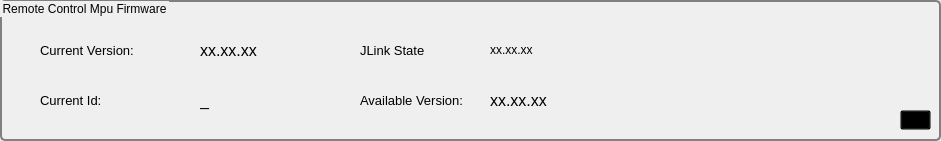
   <widget class="QGroupBox" name="groupBoxRemote">
    <property name="geometry">
     <rect>
      <x>10</x>
      <y>500</y>
      <width>941</width>
      <height>141</height>
     </rect>
    </property>
    <property name="accessibleName">
     <string/>
    </property>
    <property name="accessibleDescription">
     <string/>
    </property>
    <property name="layoutDirection">
     <enum>Qt::LeftToRight</enum>
    </property>
    <property name="styleSheet">
     <string notr="true">QGroupBox { 
     border: 2px solid gray; 
     border-radius: 5px; 
 } </string>
    </property>
    <property name="inputMethodHints">
     <set>Qt::ImhDigitsOnly</set>
    </property>
    <property name="title">
     <string>Remote Control Mpu Firmware</string>
    </property>
    <widget class="QLabel" name="labelCurrVersionRem">
     <property name="geometry">
      <rect>
       <x>40</x>
       <y>40</y>
       <width>111</width>
       <height>20</height>
      </rect>
     </property>
     <property name="font">
      <font>
       <pointsize>10</pointsize>
      </font>
     </property>
     <property name="text">
      <string>Current Version:</string>
     </property>
     <property name="scaledContents">
      <bool>true</bool>
     </property>
    </widget>
    <widget class="QLabel" name="varCurrVersionNbrRem">
     <property name="geometry">
      <rect>
       <x>200</x>
       <y>40</y>
       <width>131</width>
       <height>20</height>
      </rect>
     </property>
     <property name="font">
      <font>
       <pointsize>12</pointsize>
      </font>
     </property>
     <property name="text">
      <string>xx.xx.xx</string>
     </property>
     <property name="scaledContents">
      <bool>true</bool>
     </property>
    </widget>
    <widget class="QLabel" name="varJLinkStateRem">
     <property name="geometry">
      <rect>
       <x>490</x>
       <y>40</y>
       <width>431</width>
       <height>20</height>
      </rect>
     </property>
     <property name="palette">
      <palette>
       <active>
        <colorrole role="WindowText">
         <brush brushstyle="SolidPattern">
          <color alpha="255">
           <red>0</red>
           <green>0</green>
           <blue>0</blue>
          </color>
         </brush>
        </colorrole>
        <colorrole role="Button">
         <brush brushstyle="SolidPattern">
          <color alpha="255">
           <red>0</red>
           <green>0</green>
           <blue>255</blue>
          </color>
         </brush>
        </colorrole>
        <colorrole role="Light">
         <brush brushstyle="SolidPattern">
          <color alpha="255">
           <red>127</red>
           <green>127</green>
           <blue>255</blue>
          </color>
         </brush>
        </colorrole>
        <colorrole role="Midlight">
         <brush brushstyle="SolidPattern">
          <color alpha="255">
           <red>63</red>
           <green>63</green>
           <blue>255</blue>
          </color>
         </brush>
        </colorrole>
        <colorrole role="Dark">
         <brush brushstyle="SolidPattern">
          <color alpha="255">
           <red>0</red>
           <green>0</green>
           <blue>127</blue>
          </color>
         </brush>
        </colorrole>
        <colorrole role="Mid">
         <brush brushstyle="SolidPattern">
          <color alpha="255">
           <red>0</red>
           <green>0</green>
           <blue>170</blue>
          </color>
         </brush>
        </colorrole>
        <colorrole role="Text">
         <brush brushstyle="SolidPattern">
          <color alpha="255">
           <red>0</red>
           <green>0</green>
           <blue>0</blue>
          </color>
         </brush>
        </colorrole>
        <colorrole role="BrightText">
         <brush brushstyle="SolidPattern">
          <color alpha="255">
           <red>255</red>
           <green>255</green>
           <blue>255</blue>
          </color>
         </brush>
        </colorrole>
        <colorrole role="ButtonText">
         <brush brushstyle="SolidPattern">
          <color alpha="255">
           <red>0</red>
           <green>0</green>
           <blue>0</blue>
          </color>
         </brush>
        </colorrole>
        <colorrole role="Base">
         <brush brushstyle="SolidPattern">
          <color alpha="255">
           <red>255</red>
           <green>255</green>
           <blue>255</blue>
          </color>
         </brush>
        </colorrole>
        <colorrole role="Window">
         <brush brushstyle="SolidPattern">
          <color alpha="255">
           <red>0</red>
           <green>0</green>
           <blue>255</blue>
          </color>
         </brush>
        </colorrole>
        <colorrole role="Shadow">
         <brush brushstyle="SolidPattern">
          <color alpha="255">
           <red>0</red>
           <green>0</green>
           <blue>0</blue>
          </color>
         </brush>
        </colorrole>
        <colorrole role="AlternateBase">
         <brush brushstyle="SolidPattern">
          <color alpha="255">
           <red>127</red>
           <green>127</green>
           <blue>255</blue>
          </color>
         </brush>
        </colorrole>
        <colorrole role="ToolTipBase">
         <brush brushstyle="SolidPattern">
          <color alpha="255">
           <red>255</red>
           <green>255</green>
           <blue>220</blue>
          </color>
         </brush>
        </colorrole>
        <colorrole role="ToolTipText">
         <brush brushstyle="SolidPattern">
          <color alpha="255">
           <red>0</red>
           <green>0</green>
           <blue>0</blue>
          </color>
         </brush>
        </colorrole>
       </active>
       <inactive>
        <colorrole role="WindowText">
         <brush brushstyle="SolidPattern">
          <color alpha="255">
           <red>0</red>
           <green>0</green>
           <blue>0</blue>
          </color>
         </brush>
        </colorrole>
        <colorrole role="Button">
         <brush brushstyle="SolidPattern">
          <color alpha="255">
           <red>0</red>
           <green>0</green>
           <blue>255</blue>
          </color>
         </brush>
        </colorrole>
        <colorrole role="Light">
         <brush brushstyle="SolidPattern">
          <color alpha="255">
           <red>127</red>
           <green>127</green>
           <blue>255</blue>
          </color>
         </brush>
        </colorrole>
        <colorrole role="Midlight">
         <brush brushstyle="SolidPattern">
          <color alpha="255">
           <red>63</red>
           <green>63</green>
           <blue>255</blue>
          </color>
         </brush>
        </colorrole>
        <colorrole role="Dark">
         <brush brushstyle="SolidPattern">
          <color alpha="255">
           <red>0</red>
           <green>0</green>
           <blue>127</blue>
          </color>
         </brush>
        </colorrole>
        <colorrole role="Mid">
         <brush brushstyle="SolidPattern">
          <color alpha="255">
           <red>0</red>
           <green>0</green>
           <blue>170</blue>
          </color>
         </brush>
        </colorrole>
        <colorrole role="Text">
         <brush brushstyle="SolidPattern">
          <color alpha="255">
           <red>0</red>
           <green>0</green>
           <blue>0</blue>
          </color>
         </brush>
        </colorrole>
        <colorrole role="BrightText">
         <brush brushstyle="SolidPattern">
          <color alpha="255">
           <red>255</red>
           <green>255</green>
           <blue>255</blue>
          </color>
         </brush>
        </colorrole>
        <colorrole role="ButtonText">
         <brush brushstyle="SolidPattern">
          <color alpha="255">
           <red>0</red>
           <green>0</green>
           <blue>0</blue>
          </color>
         </brush>
        </colorrole>
        <colorrole role="Base">
         <brush brushstyle="SolidPattern">
          <color alpha="255">
           <red>255</red>
           <green>255</green>
           <blue>255</blue>
          </color>
         </brush>
        </colorrole>
        <colorrole role="Window">
         <brush brushstyle="SolidPattern">
          <color alpha="255">
           <red>0</red>
           <green>0</green>
           <blue>255</blue>
          </color>
         </brush>
        </colorrole>
        <colorrole role="Shadow">
         <brush brushstyle="SolidPattern">
          <color alpha="255">
           <red>0</red>
           <green>0</green>
           <blue>0</blue>
          </color>
         </brush>
        </colorrole>
        <colorrole role="AlternateBase">
         <brush brushstyle="SolidPattern">
          <color alpha="255">
           <red>127</red>
           <green>127</green>
           <blue>255</blue>
          </color>
         </brush>
        </colorrole>
        <colorrole role="ToolTipBase">
         <brush brushstyle="SolidPattern">
          <color alpha="255">
           <red>255</red>
           <green>255</green>
           <blue>220</blue>
          </color>
         </brush>
        </colorrole>
        <colorrole role="ToolTipText">
         <brush brushstyle="SolidPattern">
          <color alpha="255">
           <red>0</red>
           <green>0</green>
           <blue>0</blue>
          </color>
         </brush>
        </colorrole>
       </inactive>
       <disabled>
        <colorrole role="WindowText">
         <brush brushstyle="SolidPattern">
          <color alpha="255">
           <red>0</red>
           <green>0</green>
           <blue>127</blue>
          </color>
         </brush>
        </colorrole>
        <colorrole role="Button">
         <brush brushstyle="SolidPattern">
          <color alpha="255">
           <red>0</red>
           <green>0</green>
           <blue>255</blue>
          </color>
         </brush>
        </colorrole>
        <colorrole role="Light">
         <brush brushstyle="SolidPattern">
          <color alpha="255">
           <red>127</red>
           <green>127</green>
           <blue>255</blue>
          </color>
         </brush>
        </colorrole>
        <colorrole role="Midlight">
         <brush brushstyle="SolidPattern">
          <color alpha="255">
           <red>63</red>
           <green>63</green>
           <blue>255</blue>
          </color>
         </brush>
        </colorrole>
        <colorrole role="Dark">
         <brush brushstyle="SolidPattern">
          <color alpha="255">
           <red>0</red>
           <green>0</green>
           <blue>127</blue>
          </color>
         </brush>
        </colorrole>
        <colorrole role="Mid">
         <brush brushstyle="SolidPattern">
          <color alpha="255">
           <red>0</red>
           <green>0</green>
           <blue>170</blue>
          </color>
         </brush>
        </colorrole>
        <colorrole role="Text">
         <brush brushstyle="SolidPattern">
          <color alpha="255">
           <red>0</red>
           <green>0</green>
           <blue>127</blue>
          </color>
         </brush>
        </colorrole>
        <colorrole role="BrightText">
         <brush brushstyle="SolidPattern">
          <color alpha="255">
           <red>255</red>
           <green>255</green>
           <blue>255</blue>
          </color>
         </brush>
        </colorrole>
        <colorrole role="ButtonText">
         <brush brushstyle="SolidPattern">
          <color alpha="255">
           <red>0</red>
           <green>0</green>
           <blue>127</blue>
          </color>
         </brush>
        </colorrole>
        <colorrole role="Base">
         <brush brushstyle="SolidPattern">
          <color alpha="255">
           <red>0</red>
           <green>0</green>
           <blue>255</blue>
          </color>
         </brush>
        </colorrole>
        <colorrole role="Window">
         <brush brushstyle="SolidPattern">
          <color alpha="255">
           <red>0</red>
           <green>0</green>
           <blue>255</blue>
          </color>
         </brush>
        </colorrole>
        <colorrole role="Shadow">
         <brush brushstyle="SolidPattern">
          <color alpha="255">
           <red>0</red>
           <green>0</green>
           <blue>0</blue>
          </color>
         </brush>
        </colorrole>
        <colorrole role="AlternateBase">
         <brush brushstyle="SolidPattern">
          <color alpha="255">
           <red>0</red>
           <green>0</green>
           <blue>255</blue>
          </color>
         </brush>
        </colorrole>
        <colorrole role="ToolTipBase">
         <brush brushstyle="SolidPattern">
          <color alpha="255">
           <red>255</red>
           <green>255</green>
           <blue>220</blue>
          </color>
         </brush>
        </colorrole>
        <colorrole role="ToolTipText">
         <brush brushstyle="SolidPattern">
          <color alpha="255">
           <red>0</red>
           <green>0</green>
           <blue>0</blue>
          </color>
         </brush>
        </colorrole>
       </disabled>
      </palette>
     </property>
     <property name="font">
      <font>
       <pointsize>9</pointsize>
      </font>
     </property>
     <property name="text">
      <string>xx.xx.xx</string>
     </property>
     <property name="scaledContents">
      <bool>true</bool>
     </property>
    </widget>
    <widget class="QLabel" name="labelJLinkStateRem">
     <property name="geometry">
      <rect>
       <x>360</x>
       <y>40</y>
       <width>111</width>
       <height>20</height>
      </rect>
     </property>
     <property name="font">
      <font>
       <pointsize>10</pointsize>
      </font>
     </property>
     <property name="text">
      <string>JLink State</string>
     </property>
     <property name="scaledContents">
      <bool>true</bool>
     </property>
    </widget>
    <widget class="QLabel" name="labelAvailableVersionRem">
     <property name="geometry">
      <rect>
       <x>360</x>
       <y>90</y>
       <width>121</width>
       <height>20</height>
      </rect>
     </property>
     <property name="font">
      <font>
       <pointsize>10</pointsize>
      </font>
     </property>
     <property name="text">
      <string>Available Version:</string>
     </property>
     <property name="scaledContents">
      <bool>true</bool>
     </property>
    </widget>
    <widget class="QLabel" name="varCurrIdNbrRem">
     <property name="geometry">
      <rect>
       <x>200</x>
       <y>90</y>
       <width>81</width>
       <height>20</height>
      </rect>
     </property>
     <property name="font">
      <font>
       <pointsize>12</pointsize>
      </font>
     </property>
     <property name="text">
      <string>_</string>
     </property>
     <property name="scaledContents">
      <bool>true</bool>
     </property>
    </widget>
    <widget class="QLabel" name="labelCurrIdRem">
     <property name="geometry">
      <rect>
       <x>40</x>
       <y>90</y>
       <width>91</width>
       <height>20</height>
      </rect>
     </property>
     <property name="font">
      <font>
       <pointsize>10</pointsize>
      </font>
     </property>
     <property name="text">
      <string>Current Id:</string>
     </property>
     <property name="scaledContents">
      <bool>true</bool>
     </property>
    </widget>
    <widget class="QToolButton" name="toolButtonCnfgRem">
     <property name="geometry">
      <rect>
       <x>900</x>
       <y>110</y>
       <width>31</width>
       <height>20</height>
      </rect>
     </property>
     <property name="styleSheet">
      <string notr="true">QToolButton{
	color:rgb(#f5f377);
	background-color:transparent;
}
QToolButton:hover{
	background-color:transparent;
	font: 75 12pt &quot;MS Shell Dlg 2&quot;;
}
QToolButton:pressed{
	background-color:rgb(#f5f366);
	font: 75 14pt &quot;MS Shell Dlg 2&quot;;
}</string>
     </property>
     <property name="text">
      <string>...</string>
     </property>
    </widget>
    <widget class="QLabel" name="varAvailableVersionNbrRem">
     <property name="geometry">
      <rect>
       <x>490</x>
       <y>90</y>
       <width>361</width>
       <height>20</height>
      </rect>
     </property>
     <property name="font">
      <font>
       <pointsize>12</pointsize>
      </font>
     </property>
     <property name="text">
      <string>xx.xx.xx</string>
     </property>
     <property name="scaledContents">
      <bool>true</bool>
     </property>
    </widget>
   </widget>
